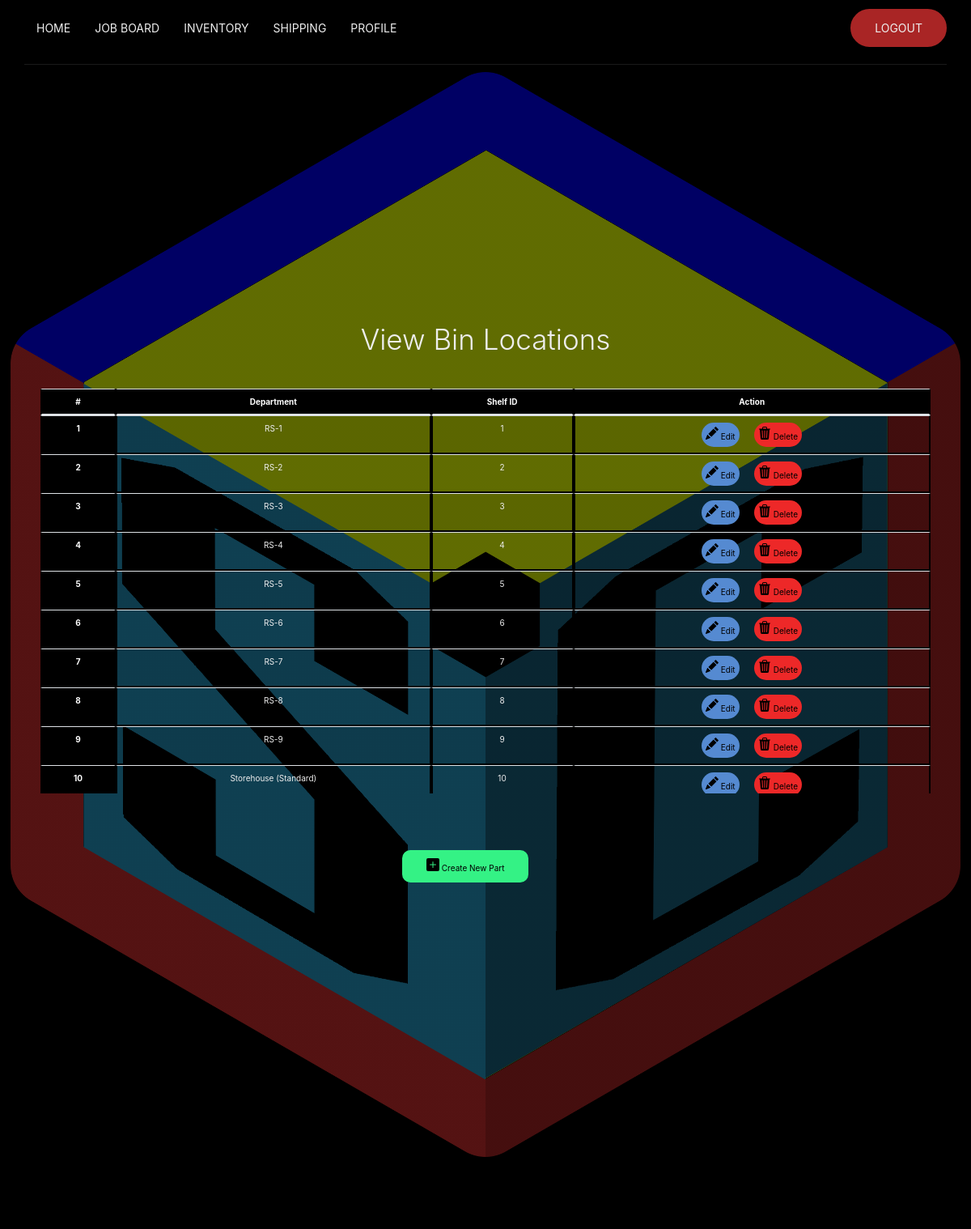
Screenshot of /view_bin.php with the database file from the repository.
### tables this page shows
CREATE TABLE `bin_location` (
  `id` int(100) NOT NULL,
  `departid` varchar(255) NOT NULL,
  `shelfid` int(100) NOT NULL
);

### php/view_cb_table.php (called while the page is built)
<?php
include "connection_inv.php";
$sql = "SELECT * FROM bin_location ORDER BY id";
$result = mysqli_query($conn, $sql);
?>

### view_bin.php (the view, shortened to what this page needs)
<?php include "php/view_cb_table.php"; ?>
<!DOCTYPE html>
<html>
<head>
	<link rel="stylesheet" href="https://maxcdn.bootstrapcdn.com/bootstrap/4.0.0/css/bootstrap.min.css">
	<link rel="stylesheet" href="https://unpkg.com/ionicons@4.5.10-0/dist/css/ionicons.min.css">
  <link rel="stylesheet" href="css/cb.css">
</head>
<body>
		<header>
			<div class="container">
				<nav>
					<ul class="nav-list">
						<li>
							<a href="index.php">Home</a>
						</li>
						<li>
							<a href="jboard.php">Job Board</a>
						</li>
						<li>
						<li>
							<a href="#">Inventory
							</a>
						</li>
							<a href="shipping.php">Shipping</a>
						</li>
						<li>
							<a href="profile.php">Profile</a>
						</li>
						<li class="move-right btn">
							<a href="php/logout.php">Logout</a>
						</li>
					</ul>
				</nav>
			</div>
		</header>
	<section class="hero">
		<div class="text">
			<div id="box">
				<div id="title">
					<div class="container">
						<h4 class="display-4 text-center">View Bin Locations</h4><br>
						<?php if (mysqli_num_rows($result)) { ?>
						<div class="outer-wrapper">
							<div class="table-wrapper">
								<table class="table table-striped">
									<thead>
										<tr>
											<th scope="col">#</th>
											<th scope="col">Department</th>
											<th scope="col">Shelf ID</th>
											<th scope="col">Action</th>
										</tr>
									</thead>
									<tbody>
										<?php
											 $i = 0;
											 while($rows = mysqli_fetch_assoc($result)){
											 $i++;
										 ?>
										<tr>
											<th scope="row"><?=$i?></th>
											<td><?=$rows['departid']?></td>
											<td><?php echo $rows['shelfid']; ?></td>
											<td><a href="edit_bin.php?id=<?=$rows['id']?>"
														 class="btn-edit  bounce-in-on-hover">
															Edit
													</a>
													<a href="delete_cb_table.php?id=<?=$rows['id']?>"
														 class="btn-delete btn-danger bounce-in-on-hover">
														Delete
													</a>
											</td>
										</tr>
										<?php } ?>
									</tbody>
								</table>
								<?php } ?>
							</div>
						</div>
						<div class="py-5 text-center">
							<a href="create_bin.php" class="btn-primary link bounce-in-on-hover">
								<svg xmlns="http://www.w3.org/2000/svg" width="16" height="16" fill="currentColor" class="bi bi-plus-square-fill" viewBox="0 0 16 16">
									 <path d="M2 0a2 2 0 0 0-2 2v12a2 2 0 0 0 2 2h12a2 2 0 0 0 2-2V2a2 2 0 0 0-2-2H2zm6.5 4.5v3h3a.5.5 0 0 1 0 1h-3v3a.5.5 0 0 1-1 0v-3h-3a.5.5 0 0 1 0-1h3v-3a.5.5 0 0 1 1 0z"/>
								</svg>
								Create New Part
							</a>
						</div>
					</div>
					</div>
			</div>
		</div>
	</section>
</body>
</html>

### css/cb.css (style rules this page uses)
*, *::before, *::after { margin: 0; padding: 0; box-sizing: border-box; }
html { font-family: 'Roboto', sans-serif; font-size: 10px; }
body { overflow-x: hidden; }
a { text-decoration: none; }
ul { list-style: none; }
header { width: 100%; position: absolute; top: 0; left: 0; }
.container { width: 100%; max-width: 117rem; margin: 0 auto; padding: 0 1.5rem; }
nav { display: flex; align-items: center; width: 100%; height: 8rem; border-bottom: 1px solid rgba(255,255,255,.1); }
.nav-list { display: flex; width: 100%; align-items: center; }
.nav-list li { line-height: 8rem; position: relative; }
.nav-list a { display: block; color: #eee; padding: 0 1.5rem; font-size: 1.4rem; text-transform: uppercase; transition: color 650ms; }
.btn { padding: 1.3rem; display: inline-block; background-color: #a92525; border: 2px solid #a92525; border-radius: 5rem; transition: background-color 650ms; }
.btn-sub, .btn-view, .btn-edit, .btn-delete, .btn-status { padding: .5rem; display: inline-block; border-radius: 5rem; transition: background-color 650ms; color: black; }
.btn-edit { background-color: #558AD1; margin-right: 15px; margin-left: 0px; }
.btn-delete { margin-right: 0px; }
li.move-right { margin: auto 0 auto auto; line-height: initial; }
.hero { width: 100%; height: 100vh; background: linear-gradient(to bottom, rgba(0,0,0,0.5),rgba(0,0,0,0.5)), url("../media/SESCORE_logo_V2.png") center no-repeat; background-size: cover; }
.text { width: 100%; position: absolute; top: 50%; left: 50%; transform: translate(-50%, -50%); color: #eee; text-align: center; }
table { border-collapse: separate; border-spacing: 0px; border-radius: 2px; }
th { position: sticky; background-color: black; color: white; }
th, td { border: 2px solid black; vertical-align: center; }
.table-wrapper { max-height: 500px; overflow-x: auto; overflow-y: scroll; margin: 20px; }
.btn-primary { text-align: center; color: #000000; display: flex; justify-content: flex-end; background-color: #34F285; border-color: inherit; margin-top: 20px; margin-right: 50px; }
.btn-danger { background-color: #ED2828; border-color: inherit; }
.link, .btn-view { padding: 10px 30px; display: inline-block; color: #000; border-radius: 10px; text-decoration: none; }
.bounce-in-on-hover { display: inline-block; -webkit-transform: perspective(1px) translateZ(0); transform: perspective(1px) translateZ(0); box-shadow: 0 0 1px rgba(0, 0, 0, 0); -webkit-transition-duration: 0.5s; transition-duration: 0.5s; }

### rows the page displays
bin_location: departid "RS-1", shelfid "1"
bin_location: departid "RS-2", shelfid "2"
bin_location: departid "RS-3", shelfid "3"
bin_location: departid "RS-4", shelfid "4"
bin_location: departid "RS-5", shelfid "5"
bin_location: departid "RS-6", shelfid "6"
bin_location: departid "RS-7", shelfid "7"
bin_location: departid "RS-8", shelfid "8"
bin_location: departid "RS-9", shelfid "9"
bin_location: departid "Storehouse (Standard)", shelfid "10"
